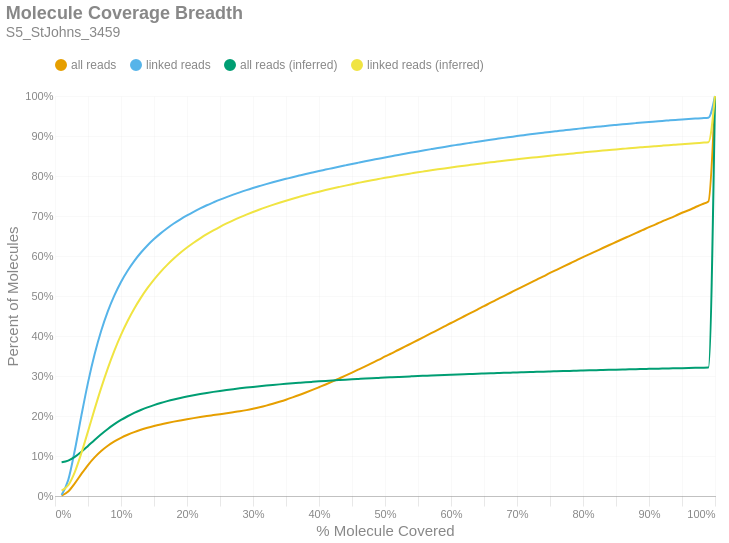

Here is the notebook cell this chart was saved with:
### Markdown cell above
### Molecule Read Coverage
This chart shows molecule coverage breadth as computed by the number of bases aligned to that molecule. In other words, "*how much of each unique long molecule is actually sequenced/aligned?*" Keep in mind there is a distinction between sequences and alignments, since some sequences belonging to a particular molecule may not align well and wouldn't appear in the alignment data. This chart also shows molecule coverage breadth as computed by the *inferred fragment* from which the aligned sequences originate. Unlike read coverage, this calculation takes into account the total insert size, including unsequenced gaps between the forward and reverse reads. Like the previous figures, these are cumulative percents.

### Code cell
if SKIPLR:
    print_html(f"Skipped")
else:
    binned_df = consolidated_hist(valids['coverage_bp'], mask, 0.01, True)
    binned_df_inf = consolidated_hist(valids['coverage_inserts'], mask, 0.01, True)
    binned_df = binned_df.with_columns(pl.lit(binned_df_inf['all reads (cumsum)']).alias('all reads (inferred)'))
    binned_df = binned_df.with_columns(pl.lit(binned_df_inf['linked reads (cumsum)']).alias('linked reads (inferred)'))
    binned_df = binned_df.with_columns(
        (pl.col('bin').cast(pl.Float64) + 0.01).alias('right_edge')
    )

    with SafeRender(binned_df):
        (
            density_plot(binned_df, 'Molecule Coverage Breadth', samplename, 'molcov', ['all reads (inferred)','linked reads (inferred)'])
            .encode(
                #x=alt.X('bin:Q', title="% Molecule Covered").axis(format = '%').scale(padding=0),
                x=alt.X('right_edge:Q', title="% Molecule Covered").axis(format='%').scale(padding=0),
                y=alt.Y('value:Q', title='Percent of Molecules')
                    .axis(format='%')
                    .stack(False)
                    .scale(domainMin=0, padding=0),
                color=alt.Color("key:N").scale(domain = ["all reads", "linked reads", "all reads (inferred)", "linked reads (inferred)"]),
                tooltip = [
                    alt.Tooltip("key:N", title = "Data Type"),
                    alt.Tooltip("range_label:N", title="% Molecule Covered"),
                    alt.Tooltip("value:Q", format = ".2%", title="% Molecules")
                ]
            )
        ).display()

### Figure 1 — Vega-Lite specification as saved in the notebook (floating-point values rounded to 4 significant figures)
{"width": "container", "height": 400, "config": {"title": {"anchor": "start", "dy": -15, "fontSize": 18, "color": "#888888", "subtitleColor": "#888888", "subtitleFontSize": 14}, "arc": {"fill": "#0072B2"}, "axis": {"domainColor": "#888888", "domainWidth": 0.5, "gridWidth": 0.2, "grid": false, "titleFontWeight": 400, "titleFontSize": 15, "labelFontSize": 11, "labelColor": "#888888", "tickColor": "#888888", "tickWidth": 0.2, "titleColor": "#888888"}, "axisBand": {"grid": false}, "axisX": {"grid": true, "tickSize": 10, "domainCap": "round"}, "axisY": {"domain": false, "grid": true, "tickSize": 0, "domainCap": "round"}, "background": "transparent", "header": {"labelFontSize": 15, "labelColor": "#888888", "titleFontSize": 15, "titleFontWeight": 600, "titleColor": "#888888"}, "legend": {"labelFont": "sans-serif", "labelFontSize": 12, "labelColor": "#888888", "symbolSize": 100, "symbolType": "circle", "titleFontSize": 12, "titlePadding": 10, "titleColor": "#888888", "title": null, "orient": "top"}, "range": {"category": ["#E69F00", "#56B4E9", "#009E73", "#F0E442", "#0072B2", "#D55E00", "#CC79A7", "#000000"], "diverging": ["#cfe8f3", "#a2d4ec", "#73bfe2", "#46abdb", "#1696d2", "#12719e"]}, "area": {"fill": "#0072B2", "fillOpacity": 0.7, "line": true, "strokeOpacity": 0.7}, "line": {"color": "#0072B2", "stroke": "#0072B2", "strokeWidth": 2}, "trail": {"color": "#0072B2", "stroke": "#0072B2", "strokeWidth": 0, "size": 1}, "point": {"filled": true, "fillOpacity": 1.0, "size": 95}, "text": {"color": "#888888", "fontSize": 11, "align": "right", "fontWeight": 400, "size": 11}, "bar": {"fill": "#0072B2", "stroke": null}, "view": {"stroke": null, "continuousWidth": 660, "continuousHeight": 400}}, "data": {"name": "data-dc207acf2c82fbfee4c63eea5811db26"}, "mark": {"type": "line", "interpolate": "monotone", "point": {"opacity": 0, "size": 275}}, "encoding": {"color": {"field": "key", "scale": {"domain": ["all reads", "linked reads", "all reads (inferred)", "linked reads (inferred)"]}, "type": "nominal"}, "tooltip": [{"field": "key", "title": "Data Type", "type": "nominal"}, {"field": "range_label", "title": "% Molecule Covered", "type": "nominal"}, {"field": "value", "format": ".2%", "title": "% Molecules", "type": "quantitative"}], "x": {"axis": {"format": "%"}, "field": "right_edge", "scale": {"padding": 0}, "title": "% Molecule Covered", "type": "quantitative"}, "y": {"axis": {"format": "%"}, "field": "value", "scale": {"domainMin": 0, "padding": 0}, "stack": false, "title": "Percent of Molecules", "type": "quantitative"}}, "params": [{"name": "param_c36ac31b6afebe62", "select": {"type": "point", "fields": ["key"]}, "bind": "legend"}], "title": {"text": "Molecule Coverage Breadth", "subtitle": "S5_StJohns_3459"}, "transform": [{"fold": ["all reads (cumsum)", "linked reads (cumsum)", "all reads (inferred)", "linked reads (inferred)"]}, {"calculate": "replace(datum.key, ' (cumsum)', '')", "as": "key"}, {"filter": {"param": "param_c36ac31b6afebe62"}}], "usermeta": {"embedOptions": {"downloadFileName": "S5_StJohns_3459.molcov"}}, "$schema": "https://vega.github.io/schema/vega-lite/v6.1.0.json", "datasets": {"data-dc207acf2c82fbfee4c63eea5811db26": [{"bin": "0.0", "interval": "0.0-0.01", "all reads": 0.0009493, "linked reads": 0.002718, "all reads (cumsum)": 0.0009493, "linked reads (cumsum)": 0.002718, "range_label": "0.0-0.01", "all reads (inferred)": 0.08445, "linked reads (inferred)": 0.01334, "right_edge": 0.01}, {"bin": "0.01", "interval": "0.01-0.02", "all reads": 0.01037, "linked reads": 0.03704, "all reads (cumsum)": 0.01132, "linked reads (cumsum)": 0.03976, "range_label": "0.01-0.02", "all reads (inferred)": 0.08846, "linked reads (inferred)": 0.02682, "right_edge": 0.02}, {"bin": "0.02", "interval": "0.02-0.03", "all reads": 0.02032, "linked reads": 0.07449, "all reads (cumsum)": 0.03164, "linked reads (cumsum)": 0.1142, "range_label": "0.02-0.03", "all reads (inferred)": 0.09765, "linked reads (inferred)": 0.05997, "right_edge": 0.03}, {"bin": "0.03", "interval": "0.03-0.04", "all reads": 0.0236, "linked reads": 0.08704, "all reads (cumsum)": 0.05523, "linked reads (cumsum)": 0.2013, "range_label": "0.03-0.04", "all reads (inferred)": 0.1106, "linked reads (inferred)": 0.1074, "right_edge": 0.04}, {"bin": "0.04", "interval": "0.04-0.05", "all reads": 0.02219, "linked reads": 0.08216, "all reads (cumsum)": 0.07743, "linked reads (cumsum)": 0.2834, "range_label": "0.04-0.05", "all reads (inferred)": 0.1253, "linked reads (inferred)": 0.1616, "right_edge": 0.05}, {"bin": "0.05", "interval": "0.05-0.06", "all reads": 0.01914, "linked reads": 0.07081, "all reads (cumsum)": 0.09656, "linked reads (cumsum)": 0.3542, "range_label": "0.05-0.06", "all reads (inferred)": 0.1402, "linked reads (inferred)": 0.2171, "right_edge": 0.06}, {"bin": "0.06", "interval": "0.06-0.07", "all reads": 0.01587, "linked reads": 0.05872, "all reads (cumsum)": 0.1124, "linked reads (cumsum)": 0.413, "range_label": "0.06-0.07", "all reads (inferred)": 0.1545, "linked reads (inferred)": 0.2703, "right_edge": 0.07}, {"bin": "0.07", "interval": "0.07-0.08", "all reads": 0.01313, "linked reads": 0.04858, "all reads (cumsum)": 0.1256, "linked reads (cumsum)": 0.4616, "range_label": "0.07-0.08", "all reads (inferred)": 0.1676, "linked reads (inferred)": 0.3192, "right_edge": 0.08}, {"bin": "0.08", "interval": "0.08-0.09", "all reads": 0.01085, "linked reads": 0.04003, "all reads (cumsum)": 0.1364, "linked reads (cumsum)": 0.5016, "range_label": "0.08-0.09", "all reads (inferred)": 0.1795, "linked reads (inferred)": 0.3634, "right_edge": 0.09}, {"bin": "0.09", "interval": "0.09-0.1", "all reads": 0.009123, "linked reads": 0.03355, "all reads (cumsum)": 0.1455, "linked reads (cumsum)": 0.5351, "range_label": "0.09-0.1", "all reads (inferred)": 0.1901, "linked reads (inferred)": 0.4029, "right_edge": 0.1}, {"bin": "0.1", "interval": "0.1-0.11", "all reads": 0.00766, "linked reads": 0.02807, "all reads (cumsum)": 0.1532, "linked reads (cumsum)": 0.5632, "range_label": "0.1-0.11", "all reads (inferred)": 0.1994, "linked reads (inferred)": 0.4374, "right_edge": 0.11}, {"bin": "0.11", "interval": "0.11-0.12", "all reads": 0.006593, "linked reads": 0.02409, "all reads (cumsum)": 0.1598, "linked reads (cumsum)": 0.5873, "range_label": "0.11-0.12", "all reads (inferred)": 0.2076, "linked reads (inferred)": 0.4682, "right_edge": 0.12}, {"bin": "0.12", "interval": "0.12-0.13", "all reads": 0.005697, "linked reads": 0.02079, "all reads (cumsum)": 0.1655, "linked reads (cumsum)": 0.6081, "range_label": "0.12-0.13", "all reads (inferred)": 0.2149, "linked reads (inferred)": 0.4954, "right_edge": 0.13}, {"bin": "0.13", "interval": "0.13-0.14", "all reads": 0.005005, "linked reads": 0.01819, "all reads (cumsum)": 0.1705, "linked reads (cumsum)": 0.6263, "range_label": "0.13-0.14", "all reads (inferred)": 0.2214, "linked reads (inferred)": 0.5196, "right_edge": 0.14}, {"bin": "0.14", "interval": "0.14-0.15", "all reads": 0.004449, "linked reads": 0.01605, "all reads (cumsum)": 0.1749, "linked reads (cumsum)": 0.6423, "range_label": "0.14-0.15", "all reads (inferred)": 0.2272, "linked reads (inferred)": 0.5411, "right_edge": 0.15}, {"bin": "0.15", "interval": "0.15-0.16", "all reads": 0.003985, "linked reads": 0.01429, "all reads (cumsum)": 0.1789, "linked reads (cumsum)": 0.6566, "range_label": "0.15-0.16", "all reads (inferred)": 0.2324, "linked reads (inferred)": 0.5605, "right_edge": 0.16}, {"bin": "0.16", "interval": "0.16-0.17", "all reads": 0.003646, "linked reads": 0.01294, "all reads (cumsum)": 0.1826, "linked reads (cumsum)": 0.6696, "range_label": "0.16-0.17", "all reads (inferred)": 0.2371, "linked reads (inferred)": 0.5779, "right_edge": 0.17}, {"bin": "0.17", "interval": "0.17-0.18", "all reads": 0.003379, "linked reads": 0.01175, "all reads (cumsum)": 0.1859, "linked reads (cumsum)": 0.6813, "range_label": "0.17-0.18", "all reads (inferred)": 0.2414, "linked reads (inferred)": 0.5937, "right_edge": 0.18}, {"bin": "0.18", "interval": "0.18-0.19", "all reads": 0.003065, "linked reads": 0.01047, "all reads (cumsum)": 0.189, "linked reads (cumsum)": 0.6918, "range_label": "0.18-0.19", "all reads (inferred)": 0.2452, "linked reads (inferred)": 0.6081, "right_edge": 0.19}, {"bin": "0.19", "interval": "0.19-0.2", "all reads": 0.00292, "linked reads": 0.009801, "all reads (cumsum)": 0.1919, "linked reads (cumsum)": 0.7016, "range_label": "0.19-0.2", "all reads (inferred)": 0.2488, "linked reads (inferred)": 0.6211, "right_edge": 0.2}, {"bin": "0.2", "interval": "0.2-0.21", "all reads": 0.002742, "linked reads": 0.008995, "all reads (cumsum)": 0.1947, "linked reads (cumsum)": 0.7106, "range_label": "0.2-0.21", "all reads (inferred)": 0.252, "linked reads (inferred)": 0.6332, "right_edge": 0.21}, {"bin": "0.21", "interval": "0.21-0.22", "all reads": 0.002612, "linked reads": 0.008389, "all reads (cumsum)": 0.1973, "linked reads (cumsum)": 0.719, "range_label": "0.21-0.22", "all reads (inferred)": 0.255, "linked reads (inferred)": 0.6442, "right_edge": 0.22}, {"bin": "0.22", "interval": "0.22-0.23", "all reads": 0.002524, "linked reads": 0.007833, "all reads (cumsum)": 0.1998, "linked reads (cumsum)": 0.7268, "range_label": "0.22-0.23", "all reads (inferred)": 0.2578, "linked reads (inferred)": 0.6546, "right_edge": 0.23}, {"bin": "0.23", "interval": "0.23-0.24", "all reads": 0.002407, "linked reads": 0.007148, "all reads (cumsum)": 0.2022, "linked reads (cumsum)": 0.7339, "range_label": "0.23-0.24", "all reads (inferred)": 0.2603, "linked reads (inferred)": 0.6641, "right_edge": 0.24}, {"bin": "0.24", "interval": "0.24-0.25", "all reads": 0.002407, "linked reads": 0.006907, "all reads (cumsum)": 0.2046, "linked reads (cumsum)": 0.7409, "range_label": "0.24-0.25", "all reads (inferred)": 0.2628, "linked reads (inferred)": 0.673, "right_edge": 0.25}, {"bin": "0.25", "interval": "0.25-0.26", "all reads": 0.002324, "linked reads": 0.006386, "all reads (cumsum)": 0.2069, "linked reads (cumsum)": 0.7472, "range_label": "0.25-0.26", "all reads (inferred)": 0.265, "linked reads (inferred)": 0.6814, "right_edge": 0.26}, {"bin": "0.26", "interval": "0.26-0.27", "all reads": 0.002379, "linked reads": 0.006117, "all reads (cumsum)": 0.2093, "linked reads (cumsum)": 0.7534, "range_label": "0.26-0.27", "all reads (inferred)": 0.2671, "linked reads (inferred)": 0.6893, "right_edge": 0.27}, {"bin": "0.27", "interval": "0.27-0.28", "all reads": 0.002494, "linked reads": 0.005801, "all reads (cumsum)": 0.2118, "linked reads (cumsum)": 0.7592, "range_label": "0.27-0.28", "all reads (inferred)": 0.2691, "linked reads (inferred)": 0.6966, "right_edge": 0.28}, {"bin": "0.28", "interval": "0.28-0.29", "all reads": 0.002834, "linked reads": 0.005508, "all reads (cumsum)": 0.2147, "linked reads (cumsum)": 0.7647, "range_label": "0.28-0.29", "all reads (inferred)": 0.271, "linked reads (inferred)": 0.7035, "right_edge": 0.29}, {"bin": "0.29", "interval": "0.29-0.3", "all reads": 0.0033, "linked reads": 0.005174, "all reads (cumsum)": 0.218, "linked reads (cumsum)": 0.7698, "range_label": "0.29-0.3", "all reads (inferred)": 0.2728, "linked reads (inferred)": 0.7101, "right_edge": 0.3}, {"bin": "0.3", "interval": "0.3-0.31", "all reads": 0.003706, "linked reads": 0.004955, "all reads (cumsum)": 0.2217, "linked reads (cumsum)": 0.7748, "range_label": "0.3-0.31", "all reads (inferred)": 0.2745, "linked reads (inferred)": 0.7164, "right_edge": 0.31}, {"bin": "0.31", "interval": "0.31-0.32", "all reads": 0.004199, "linked reads": 0.004867, "all reads (cumsum)": 0.2259, "linked reads (cumsum)": 0.7797, "range_label": "0.31-0.32", "all reads (inferred)": 0.2761, "linked reads (inferred)": 0.7223, "right_edge": 0.32}, {"bin": "0.32", "interval": "0.32-0.33", "all reads": 0.004676, "linked reads": 0.004657, "all reads (cumsum)": 0.2305, "linked reads (cumsum)": 0.7843, "range_label": "0.32-0.33", "all reads (inferred)": 0.2776, "linked reads (inferred)": 0.7279, "right_edge": 0.33}, {"bin": "0.33", "interval": "0.33-0.34", "all reads": 0.004963, "linked reads": 0.004391, "all reads (cumsum)": 0.2355, "linked reads (cumsum)": 0.7887, "range_label": "0.33-0.34", "all reads (inferred)": 0.2791, "linked reads (inferred)": 0.7332, "right_edge": 0.34}, {"bin": "0.34", "interval": "0.34-0.35", "all reads": 0.005237, "linked reads": 0.004186, "all reads (cumsum)": 0.2407, "linked reads (cumsum)": 0.7929, "range_label": "0.34-0.35", "all reads (inferred)": 0.2804, "linked reads (inferred)": 0.7383, "right_edge": 0.35}, {"bin": "0.35", "interval": "0.35-0.36", "all reads": 0.005705, "linked reads": 0.004166, "all reads (cumsum)": 0.2464, "linked reads (cumsum)": 0.7971, "range_label": "0.35-0.36", "all reads (inferred)": 0.2818, "linked reads (inferred)": 0.7432, "right_edge": 0.36}, {"bin": "0.36", "interval": "0.36-0.37", "all reads": 0.005939, "linked reads": 0.003983, "all reads (cumsum)": 0.2524, "linked reads (cumsum)": 0.801, "range_label": "0.36-0.37", "all reads (inferred)": 0.283, "linked reads (inferred)": 0.7479, "right_edge": 0.37}, {"bin": "0.37", "interval": "0.37-0.38", "all reads": 0.006303, "linked reads": 0.003951, "all reads (cumsum)": 0.2587, "linked reads (cumsum)": 0.805, "range_label": "0.37-0.38", "all reads (inferred)": 0.2843, "linked reads (inferred)": 0.7524, "right_edge": 0.38}, {"bin": "0.38", "interval": "0.38-0.39", "all reads": 0.006495, "linked reads": 0.003815, "all reads (cumsum)": 0.2652, "linked reads (cumsum)": 0.8088, "range_label": "0.38-0.39", "all reads (inferred)": 0.2854, "linked reads (inferred)": 0.7567, "right_edge": 0.39}, {"bin": "0.39", "interval": "0.39-0.4", "all reads": 0.006774, "linked reads": 0.00372, "all reads (cumsum)": 0.272, "linked reads (cumsum)": 0.8125, "range_label": "0.39-0.4", "all reads (inferred)": 0.2866, "linked reads (inferred)": 0.7608, "right_edge": 0.4}, {"bin": "0.4", "interval": "0.4-0.41", "all reads": 0.006875, "linked reads": 0.003517, "all reads (cumsum)": 0.2788, "linked reads (cumsum)": 0.816, "range_label": "0.4-0.41", "all reads (inferred)": 0.2877, "linked reads (inferred)": 0.7648, "right_edge": 0.41}, {"bin": "0.41", "interval": "0.41-0.42", "all reads": 0.007212, "linked reads": 0.003576, "all reads (cumsum)": 0.286, "linked reads (cumsum)": 0.8196, "range_label": "0.41-0.42", "all reads (inferred)": 0.2887, "linked reads (inferred)": 0.7686, "right_edge": 0.42}, {"bin": "0.42", "interval": "0.42-0.43", "all reads": 0.007414, "linked reads": 0.003515, "all reads (cumsum)": 0.2935, "linked reads (cumsum)": 0.8231, "range_label": "0.42-0.43", "all reads (inferred)": 0.2897, "linked reads (inferred)": 0.7723, "right_edge": 0.43}, {"bin": "0.43", "interval": "0.43-0.44", "all reads": 0.00744, "linked reads": 0.003464, "all reads (cumsum)": 0.3009, "linked reads (cumsum)": 0.8266, "range_label": "0.43-0.44", "all reads (inferred)": 0.2907, "linked reads (inferred)": 0.776, "right_edge": 0.44}, {"bin": "0.44", "interval": "0.44-0.45", "all reads": 0.007682, "linked reads": 0.003447, "all reads (cumsum)": 0.3086, "linked reads (cumsum)": 0.83, "range_label": "0.44-0.45", "all reads (inferred)": 0.2917, "linked reads (inferred)": 0.7795, "right_edge": 0.45}, {"bin": "0.45", "interval": "0.45-0.46", "all reads": 0.007807, "linked reads": 0.003369, "all reads (cumsum)": 0.3164, "linked reads (cumsum)": 0.8334, "range_label": "0.45-0.46", "all reads (inferred)": 0.2926, "linked reads (inferred)": 0.7829, "right_edge": 0.46}, {"bin": "0.46", "interval": "0.46-0.47", "all reads": 0.007881, "linked reads": 0.00335, "all reads (cumsum)": 0.3243, "linked reads (cumsum)": 0.8368, "range_label": "0.46-0.47", "all reads (inferred)": 0.2935, "linked reads (inferred)": 0.7862, "right_edge": 0.47}, {"bin": "0.47", "interval": "0.47-0.48", "all reads": 0.00804, "linked reads": 0.003307, "all reads (cumsum)": 0.3323, "linked reads (cumsum)": 0.8401, "range_label": "0.47-0.48", "all reads (inferred)": 0.2944, "linked reads (inferred)": 0.7894, "right_edge": 0.48}, {"bin": "0.48", "interval": "0.48-0.49", "all reads": 0.007809, "linked reads": 0.003154, "all reads (cumsum)": 0.3401, "linked reads (cumsum)": 0.8432, "range_label": "0.48-0.49", "all reads (inferred)": 0.2952, "linked reads (inferred)": 0.7924, "right_edge": 0.49}, {"bin": "0.49", "interval": "0.49-0.5", "all reads": 0.008735, "linked reads": 0.003277, "all reads (cumsum)": 0.3489, "linked reads (cumsum)": 0.8465, "range_label": "0.49-0.5", "all reads (inferred)": 0.2961, "linked reads (inferred)": 0.7955, "right_edge": 0.5}, {"bin": "0.5", "interval": "0.5-0.51", "all reads": 0.007609, "linked reads": 0.00296, "all reads (cumsum)": 0.3565, "linked reads (cumsum)": 0.8495, "range_label": "0.5-0.51", "all reads (inferred)": 0.2969, "linked reads (inferred)": 0.7984, "right_edge": 0.51}, {"bin": "0.51", "interval": "0.51-0.52", "all reads": 0.008555, "linked reads": 0.003078, "all reads (cumsum)": 0.365, "linked reads (cumsum)": 0.8525, "range_label": "0.51-0.52", "all reads (inferred)": 0.2976, "linked reads (inferred)": 0.8012, "right_edge": 0.52}, {"bin": "0.52", "interval": "0.52-0.53", "all reads": 0.008207, "linked reads": 0.002968, "all reads (cumsum)": 0.3732, "linked reads (cumsum)": 0.8555, "range_label": "0.52-0.53", "all reads (inferred)": 0.2984, "linked reads (inferred)": 0.804, "right_edge": 0.53}, {"bin": "0.53", "interval": "0.53-0.54", "all reads": 0.008444, "linked reads": 0.003011, "all reads (cumsum)": 0.3817, "linked reads (cumsum)": 0.8585, "range_label": "0.53-0.54", "all reads (inferred)": 0.2991, "linked reads (inferred)": 0.8066, "right_edge": 0.54}, {"bin": "0.54", "interval": "0.54-0.55", "all reads": 0.008358, "linked reads": 0.002998, "all reads (cumsum)": 0.39, "linked reads (cumsum)": 0.8615, "range_label": "0.54-0.55", "all reads (inferred)": 0.2998, "linked reads (inferred)": 0.8092, "right_edge": 0.55}, {"bin": "0.55", "interval": "0.55-0.56", "all reads": 0.008563, "linked reads": 0.002892, "all reads (cumsum)": 0.3986, "linked reads (cumsum)": 0.8644, "range_label": "0.55-0.56", "all reads (inferred)": 0.3005, "linked reads (inferred)": 0.8117, "right_edge": 0.56}, {"bin": "0.56", "interval": "0.56-0.57", "all reads": 0.008467, "linked reads": 0.002823, "all reads (cumsum)": 0.4071, "linked reads (cumsum)": 0.8672, "range_label": "0.56-0.57", "all reads (inferred)": 0.3012, "linked reads (inferred)": 0.8142, "right_edge": 0.57}, {"bin": "0.57", "interval": "0.57-0.58", "all reads": 0.008325, "linked reads": 0.00279, "all reads (cumsum)": 0.4154, "linked reads (cumsum)": 0.87, "range_label": "0.57-0.58", "all reads (inferred)": 0.3019, "linked reads (inferred)": 0.8166, "right_edge": 0.58}, {"bin": "0.58", "interval": "0.58-0.59", "all reads": 0.00847, "linked reads": 0.0027, "all reads (cumsum)": 0.4238, "linked reads (cumsum)": 0.8727, "range_label": "0.58-0.59", "all reads (inferred)": 0.3026, "linked reads (inferred)": 0.819, "right_edge": 0.59}, {"bin": "0.59", "interval": "0.59-0.6", "all reads": 0.008658, "linked reads": 0.00276, "all reads (cumsum)": 0.4325, "linked reads (cumsum)": 0.8755, "range_label": "0.59-0.6", "all reads (inferred)": 0.3032, "linked reads (inferred)": 0.8213, "right_edge": 0.6}, {"bin": "0.6", "interval": "0.6-0.61", "all reads": 0.008272, "linked reads": 0.002576, "all reads (cumsum)": 0.4408, "linked reads (cumsum)": 0.8781, "range_label": "0.6-0.61", "all reads (inferred)": 0.3038, "linked reads (inferred)": 0.8236, "right_edge": 0.61}, {"bin": "0.61", "interval": "0.61-0.62", "all reads": 0.008588, "linked reads": 0.002585, "all reads (cumsum)": 0.4494, "linked reads (cumsum)": 0.8806, "range_label": "0.61-0.62", "all reads (inferred)": 0.3045, "linked reads (inferred)": 0.8258, "right_edge": 0.62}, {"bin": "0.62", "interval": "0.62-0.63", "all reads": 0.008402, "linked reads": 0.002506, "all reads (cumsum)": 0.4578, "linked reads (cumsum)": 0.8831, "range_label": "0.62-0.63", "all reads (inferred)": 0.305, "linked reads (inferred)": 0.8279, "right_edge": 0.63}, {"bin": "0.63", "interval": "0.63-0.64", "all reads": 0.008428, "linked reads": 0.002519, "all reads (cumsum)": 0.4662, "linked reads (cumsum)": 0.8857, "range_label": "0.63-0.64", "all reads (inferred)": 0.3056, "linked reads (inferred)": 0.83, "right_edge": 0.64}, {"bin": "0.64", "interval": "0.64-0.65", "all reads": 0.008325, "linked reads": 0.002406, "all reads (cumsum)": 0.4745, "linked reads (cumsum)": 0.8881, "range_label": "0.64-0.65", "all reads (inferred)": 0.3062, "linked reads (inferred)": 0.8321, "right_edge": 0.65}, {"bin": "0.65", "interval": "0.65-0.66", "all reads": 0.008726, "linked reads": 0.002495, "all reads (cumsum)": 0.4832, "linked reads (cumsum)": 0.8906, "range_label": "0.65-0.66", "all reads (inferred)": 0.3068, "linked reads (inferred)": 0.8341, "right_edge": 0.66}, {"bin": "0.66", "interval": "0.66-0.67", "all reads": 0.008244, "linked reads": 0.002391, "all reads (cumsum)": 0.4915, "linked reads (cumsum)": 0.893, "range_label": "0.66-0.67", "all reads (inferred)": 0.3073, "linked reads (inferred)": 0.8361, "right_edge": 0.67}, {"bin": "0.67", "interval": "0.67-0.68", "all reads": 0.008405, "linked reads": 0.002359, "all reads (cumsum)": 0.4999, "linked reads (cumsum)": 0.8953, "range_label": "0.67-0.68", "all reads (inferred)": 0.3079, "linked reads (inferred)": 0.838, "right_edge": 0.68}, {"bin": "0.68", "interval": "0.68-0.69", "all reads": 0.00824, "linked reads": 0.002227, "all reads (cumsum)": 0.5081, "linked reads (cumsum)": 0.8975, "range_label": "0.68-0.69", "all reads (inferred)": 0.3084, "linked reads (inferred)": 0.8399, "right_edge": 0.69}, {"bin": "0.69", "interval": "0.69-0.7", "all reads": 0.008386, "linked reads": 0.00224, "all reads (cumsum)": 0.5165, "linked reads (cumsum)": 0.8998, "range_label": "0.69-0.7", "all reads (inferred)": 0.3089, "linked reads (inferred)": 0.8418, "right_edge": 0.7}, {"bin": "0.7", "interval": "0.7-0.71", "all reads": 0.008129, "linked reads": 0.002131, "all reads (cumsum)": 0.5247, "linked reads (cumsum)": 0.9019, "range_label": "0.7-0.71", "all reads (inferred)": 0.3094, "linked reads (inferred)": 0.8436, "right_edge": 0.71}, {"bin": "0.71", "interval": "0.71-0.72", "all reads": 0.008161, "linked reads": 0.002179, "all reads (cumsum)": 0.5328, "linked reads (cumsum)": 0.9041, "range_label": "0.71-0.72", "all reads (inferred)": 0.3099, "linked reads (inferred)": 0.8454, "right_edge": 0.72}, {"bin": "0.72", "interval": "0.72-0.73", "all reads": 0.008254, "linked reads": 0.002081, "all reads (cumsum)": 0.5411, "linked reads (cumsum)": 0.9062, "range_label": "0.72-0.73", "all reads (inferred)": 0.3104, "linked reads (inferred)": 0.8472, "right_edge": 0.73}, {"bin": "0.73", "interval": "0.73-0.74", "all reads": 0.008069, "linked reads": 0.002076, "all reads (cumsum)": 0.5491, "linked reads (cumsum)": 0.9083, "range_label": "0.73-0.74", "all reads (inferred)": 0.3109, "linked reads (inferred)": 0.8489, "right_edge": 0.74}, {"bin": "0.74", "interval": "0.74-0.75", "all reads": 0.008426, "linked reads": 0.002029, "all reads (cumsum)": 0.5576, "linked reads (cumsum)": 0.9103, "range_label": "0.74-0.75", "all reads (inferred)": 0.3114, "linked reads (inferred)": 0.8506, "right_edge": 0.75}, {"bin": "0.75", "interval": "0.75-0.76", "all reads": 0.007792, "linked reads": 0.001882, "all reads (cumsum)": 0.5654, "linked reads (cumsum)": 0.9122, "range_label": "0.75-0.76", "all reads (inferred)": 0.3119, "linked reads (inferred)": 0.8523, "right_edge": 0.76}, {"bin": "0.76", "interval": "0.76-0.77", "all reads": 0.008072, "linked reads": 0.001836, "all reads (cumsum)": 0.5734, "linked reads (cumsum)": 0.914, "range_label": "0.76-0.77", "all reads (inferred)": 0.3123, "linked reads (inferred)": 0.8539, "right_edge": 0.77}, {"bin": "0.77", "interval": "0.77-0.78", "all reads": 0.007889, "linked reads": 0.001912, "all reads (cumsum)": 0.5813, "linked reads (cumsum)": 0.9159, "range_label": "0.77-0.78", "all reads (inferred)": 0.3128, "linked reads (inferred)": 0.8556, "right_edge": 0.78}, {"bin": "0.78", "interval": "0.78-0.79", "all reads": 0.00777, "linked reads": 0.001762, "all reads (cumsum)": 0.5891, "linked reads (cumsum)": 0.9177, "range_label": "0.78-0.79", "all reads (inferred)": 0.3133, "linked reads (inferred)": 0.8572, "right_edge": 0.79}, {"bin": "0.79", "interval": "0.79-0.8", "all reads": 0.008111, "linked reads": 0.001807, "all reads (cumsum)": 0.5972, "linked reads (cumsum)": 0.9195, "range_label": "0.79-0.8", "all reads (inferred)": 0.3137, "linked reads (inferred)": 0.8588, "right_edge": 0.8}, {"bin": "0.8", "interval": "0.8-0.81", "all reads": 0.007417, "linked reads": 0.001652, "all reads (cumsum)": 0.6046, "linked reads (cumsum)": 0.9211, "range_label": "0.8-0.81", "all reads (inferred)": 0.3142, "linked reads (inferred)": 0.8605, "right_edge": 0.81}, {"bin": "0.81", "interval": "0.81-0.82", "all reads": 0.007663, "linked reads": 0.00173, "all reads (cumsum)": 0.6123, "linked reads (cumsum)": 0.9229, "range_label": "0.81-0.82", "all reads (inferred)": 0.3146, "linked reads (inferred)": 0.862, "right_edge": 0.82}, {"bin": "0.82", "interval": "0.82-0.83", "all reads": 0.007707, "linked reads": 0.001623, "all reads (cumsum)": 0.62, "linked reads (cumsum)": 0.9245, "range_label": "0.82-0.83", "all reads (inferred)": 0.315, "linked reads (inferred)": 0.8635, "right_edge": 0.83}, {"bin": "0.83", "interval": "0.83-0.84", "all reads": 0.007582, "linked reads": 0.00161, "all reads (cumsum)": 0.6276, "linked reads (cumsum)": 0.9261, "range_label": "0.83-0.84", "all reads (inferred)": 0.3155, "linked reads (inferred)": 0.865, "right_edge": 0.84}, {"bin": "0.84", "interval": "0.84-0.85", "all reads": 0.007434, "linked reads": 0.001582, "all reads (cumsum)": 0.635, "linked reads (cumsum)": 0.9277, "range_label": "0.84-0.85", "all reads (inferred)": 0.3159, "linked reads (inferred)": 0.8664, "right_edge": 0.85}, {"bin": "0.85", "interval": "0.85-0.86", "all reads": 0.007502, "linked reads": 0.001574, "all reads (cumsum)": 0.6425, "linked reads (cumsum)": 0.9293, "range_label": "0.85-0.86", "all reads (inferred)": 0.3163, "linked reads (inferred)": 0.8679, "right_edge": 0.86}, {"bin": "0.86", "interval": "0.86-0.87", "all reads": 0.007309, "linked reads": 0.001463, "all reads (cumsum)": 0.6498, "linked reads (cumsum)": 0.9307, "range_label": "0.86-0.87", "all reads (inferred)": 0.3167, "linked reads (inferred)": 0.8693, "right_edge": 0.87}, {"bin": "0.87", "interval": "0.87-0.88", "all reads": 0.007482, "linked reads": 0.001479, "all reads (cumsum)": 0.6573, "linked reads (cumsum)": 0.9322, "range_label": "0.87-0.88", "all reads (inferred)": 0.3171, "linked reads (inferred)": 0.8707, "right_edge": 0.88}, {"bin": "0.88", "interval": "0.88-0.89", "all reads": 0.007304, "linked reads": 0.001448, "all reads (cumsum)": 0.6646, "linked reads (cumsum)": 0.9336, "range_label": "0.88-0.89", "all reads (inferred)": 0.3175, "linked reads (inferred)": 0.872, "right_edge": 0.89}, {"bin": "0.89", "interval": "0.89-0.9", "all reads": 0.007409, "linked reads": 0.001384, "all reads (cumsum)": 0.672, "linked reads (cumsum)": 0.935, "range_label": "0.89-0.9", "all reads (inferred)": 0.3178, "linked reads (inferred)": 0.8734, "right_edge": 0.9}, {"bin": "0.9", "interval": "0.9-0.91", "all reads": 0.006908, "linked reads": 0.00131, "all reads (cumsum)": 0.6789, "linked reads (cumsum)": 0.9363, "range_label": "0.9-0.91", "all reads (inferred)": 0.3182, "linked reads (inferred)": 0.8747, "right_edge": 0.91}, {"bin": "0.91", "interval": "0.91-0.92", "all reads": 0.007732, "linked reads": 0.001343, "all reads (cumsum)": 0.6866, "linked reads (cumsum)": 0.9377, "range_label": "0.91-0.92", "all reads (inferred)": 0.3186, "linked reads (inferred)": 0.8759, "right_edge": 0.92}, {"bin": "0.92", "interval": "0.92-0.93", "all reads": 0.006627, "linked reads": 0.001224, "all reads (cumsum)": 0.6933, "linked reads (cumsum)": 0.9389, "range_label": "0.92-0.93", "all reads (inferred)": 0.3189, "linked reads (inferred)": 0.8772, "right_edge": 0.93}, {"bin": "0.93", "interval": "0.93-0.94", "all reads": 0.007136, "linked reads": 0.00123, "all reads (cumsum)": 0.7004, "linked reads (cumsum)": 0.9401, "range_label": "0.93-0.94", "all reads (inferred)": 0.3193, "linked reads (inferred)": 0.8784, "right_edge": 0.94}, {"bin": "0.94", "interval": "0.94-0.95", "all reads": 0.00767, "linked reads": 0.001247, "all reads (cumsum)": 0.7081, "linked reads (cumsum)": 0.9414, "range_label": "0.94-0.95", "all reads (inferred)": 0.3197, "linked reads (inferred)": 0.8796, "right_edge": 0.95}, {"bin": "0.95", "interval": "0.95-0.96", "all reads": 0.006326, "linked reads": 0.001135, "all reads (cumsum)": 0.7144, "linked reads (cumsum)": 0.9425, "range_label": "0.95-0.96", "all reads (inferred)": 0.32, "linked reads (inferred)": 0.8808, "right_edge": 0.96}, {"bin": "0.96", "interval": "0.96-0.97", "all reads": 0.007395, "linked reads": 0.001082, "all reads (cumsum)": 0.7218, "linked reads (cumsum)": 0.9436, "range_label": "0.96-0.97", "all reads (inferred)": 0.3204, "linked reads (inferred)": 0.882, "right_edge": 0.97}, {"bin": "0.97", "interval": "0.97-0.98", "all reads": 0.007409, "linked reads": 0.001051, "all reads (cumsum)": 0.7292, "linked reads (cumsum)": 0.9446, "range_label": "0.97-0.98", "all reads (inferred)": 0.3208, "linked reads (inferred)": 0.8832, "right_edge": 0.98}, {"bin": "0.98", "interval": "0.98-0.99", "all reads": 0.007057, "linked reads": 0.001139, "all reads (cumsum)": 0.7363, "linked reads (cumsum)": 0.9458, "range_label": "0.98-0.99", "all reads (inferred)": 0.3212, "linked reads (inferred)": 0.8844, "right_edge": 0.99}, {"bin": "0.99", "interval": "0.99-1.0", "all reads": 0.2637, "linked reads": 0.05421, "all reads (cumsum)": 1.0, "linked reads (cumsum)": 1.0, "range_label": "0.99-1.0", "all reads (inferred)": 1.0, "linked reads (inferred)": 1.0, "right_edge": 1.0}]}}
